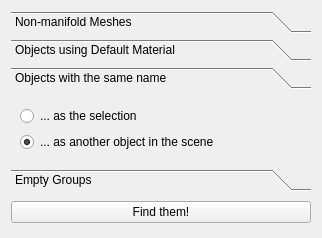
<?xml version="1.0" encoding="UTF-8"?>
<ui version="4.0">
 <class>CheckTool</class>
 <widget class="QWidget" name="CheckTool">
  <property name="geometry">
   <rect>
    <x>0</x>
    <y>0</y>
    <width>320</width>
    <height>238</height>
   </rect>
  </property>
  <property name="windowTitle">
   <string>Form</string>
  </property>
  <layout class="QGridLayout" name="gridLayout">
   <item row="0" column="0">
    <layout class="QVBoxLayout" name="main_layout">
     <item>
      <widget class="QToolBox" name="toolBox">
       <property name="minimumSize">
        <size>
         <width>300</width>
         <height>0</height>
        </size>
       </property>
       <property name="maximumSize">
        <size>
         <width>500</width>
         <height>250</height>
        </size>
       </property>
       <property name="currentIndex">
        <number>2</number>
       </property>
       <widget class="QWidget" name="page_nm">
        <property name="geometry">
         <rect>
          <x>0</x>
          <y>0</y>
          <width>300</width>
          <height>69</height>
         </rect>
        </property>
        <attribute name="label">
         <string>Non-manifold Meshes</string>
        </attribute>
        <layout class="QGridLayout" name="gridLayout_5">
         <item row="0" column="0">
          <layout class="QVBoxLayout" name="verticalLayout_5">
           <item>
            <widget class="QCheckBox" name="checkBox_selectGeom">
             <property name="text">
              <string>Select non-manifold vertices and edges</string>
             </property>
            </widget>
           </item>
          </layout>
         </item>
        </layout>
       </widget>
       <widget class="QWidget" name="page_dm">
        <property name="geometry">
         <rect>
          <x>0</x>
          <y>0</y>
          <width>300</width>
          <height>69</height>
         </rect>
        </property>
        <attribute name="label">
         <string>Objects using Default Material</string>
        </attribute>
        <layout class="QGridLayout" name="gridLayout_4">
         <item row="0" column="0">
          <layout class="QVBoxLayout" name="verticalLayout_4">
           <item>
            <widget class="QCheckBox" name="checkBox_selectFaces">
             <property name="text">
              <string>Select individual faces for multi-material objects</string>
             </property>
            </widget>
           </item>
          </layout>
         </item>
        </layout>
       </widget>
       <widget class="QWidget" name="page_sn">
        <property name="geometry">
         <rect>
          <x>0</x>
          <y>0</y>
          <width>300</width>
          <height>69</height>
         </rect>
        </property>
        <attribute name="label">
         <string>Objects with the same name</string>
        </attribute>
        <layout class="QGridLayout" name="gridLayout_3">
         <item row="0" column="0">
          <layout class="QVBoxLayout" name="verticalLayout_3">
           <item>
            <widget class="QRadioButton" name="rb_sn_selection">
             <property name="text">
              <string>... as the selection</string>
             </property>
             <property name="checked">
              <bool>false</bool>
             </property>
            </widget>
           </item>
           <item>
            <widget class="QRadioButton" name="rb_sn_noselection">
             <property name="text">
              <string>... as another object in the scene</string>
             </property>
             <property name="checked">
              <bool>true</bool>
             </property>
            </widget>
           </item>
          </layout>
         </item>
        </layout>
       </widget>
       <widget class="QWidget" name="page_eg">
        <property name="geometry">
         <rect>
          <x>0</x>
          <y>0</y>
          <width>300</width>
          <height>69</height>
         </rect>
        </property>
        <attribute name="label">
         <string>Empty Groups</string>
        </attribute>
        <layout class="QGridLayout" name="gridLayout_2">
         <item row="0" column="0">
          <layout class="QVBoxLayout" name="verticalLayout_2">
           <item>
            <widget class="QCheckBox" name="checkBox_casc">
             <property name="text">
              <string>Include empty parent groups</string>
             </property>
             <property name="checked">
              <bool>true</bool>
             </property>
            </widget>
           </item>
           <item>
            <widget class="QCheckBox" name="checkBox_rm">
             <property name="text">
              <string>Remove found groups</string>
             </property>
             <property name="checked">
              <bool>true</bool>
             </property>
            </widget>
           </item>
          </layout>
         </item>
        </layout>
       </widget>
      </widget>
     </item>
     <item>
      <spacer name="verticalSpacer">
       <property name="orientation">
        <enum>Qt::Vertical</enum>
       </property>
       <property name="sizeHint" stdset="0">
        <size>
         <width>20</width>
         <height>40</height>
        </size>
       </property>
      </spacer>
     </item>
     <item>
      <widget class="QPushButton" name="findButton">
       <property name="text">
        <string>Find them!</string>
       </property>
      </widget>
     </item>
     <item>
      <spacer name="verticalSpacer_2">
       <property name="orientation">
        <enum>Qt::Vertical</enum>
       </property>
       <property name="sizeHint" stdset="0">
        <size>
         <width>20</width>
         <height>40</height>
        </size>
       </property>
      </spacer>
     </item>
    </layout>
   </item>
  </layout>
 </widget>
 <resources/>
 <connections/>
</ui>
